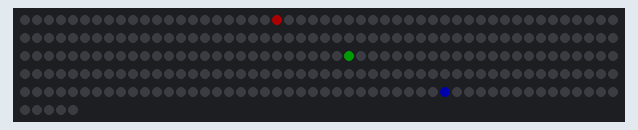
Bench run of a sketch on a simulated Arduino Uno, built with avr-gcc and run on an emulated ATmega328P. Parts: 255 RGB LEDs in strip order, left to right, continuing on the next row. Dim RGB values are drawn brighter than linear.

Above: at 0.16 s.
At 5.1 s:
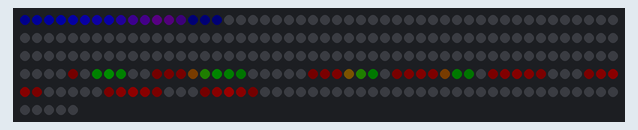
At 10.03 s:
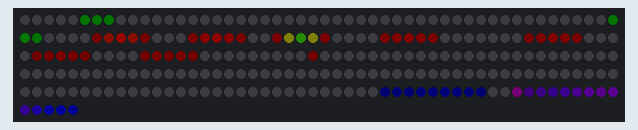
At 19.9 s:
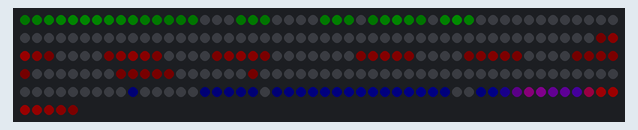
At 29.76 s:
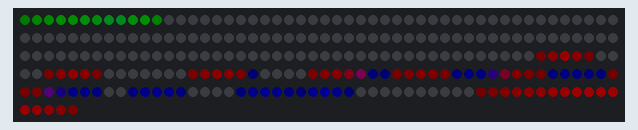
At 39.63 s:
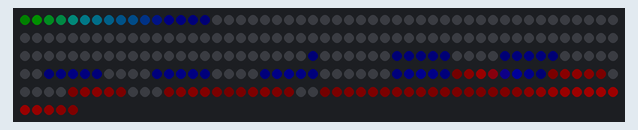

The sketch:

4_blur.ino
```cpp
#include <FastLED.h>

#define NUM_LEDS  255
#define LED_PIN   2

CRGB leds[NUM_LEDS];

void setup() {
  FastLED.addLeds<WS2812B, LED_PIN, GRB>(leds, NUM_LEDS);
  FastLED.setBrightness(50);

  Serial.begin(57600);
}

void loop() {

  uint8_t sinBeat   = beatsin8(30, 0, NUM_LEDS - 1, 0, 0);
  uint8_t sinBeat2  = beatsin8(30, 0, NUM_LEDS - 1, 0, 85);
  uint8_t sinBeat3  = beatsin8(30, 0, NUM_LEDS - 1, 0, 170);

  // If you notice that your pattern is missing out certain LEDs, you
  // will need to use the higher resolution beatsin16 instead. In this
  // case remove the 3 lines above and replace them with the following:
  // uint16_t sinBeat   = beatsin16(30, 0, NUM_LEDS - 1, 0, 0);
  // uint16_t sinBeat2  = beatsin16(30, 0, NUM_LEDS - 1, 0, 21845);
  // uint16_t sinBeat3  = beatsin16(30, 0, NUM_LEDS - 1, 0, 43690);

  leds[sinBeat]   = CRGB::Green;
  leds[sinBeat2]  = CRGB::Blue;
  leds[sinBeat3]  = CRGB::Red;

  EVERY_N_MILLISECONDS(1){
    for(int i = 0; i < 4; i++) {
      blur1d(leds, NUM_LEDS, 50);
    }
  }

  //fadeToBlackBy(leds, NUM_LEDS, 10);

  FastLED.show();
}
```
